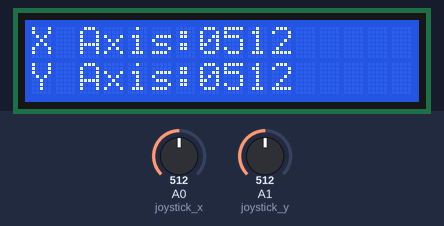
Bench run of a sketch on a simulated Arduino Uno, built with avr-gcc and run on an emulated ATmega328P. Shown: 16×2 character LCD. The test bench sets the inputs (shaded band); at power-on: A0 (joystick_x) = 512, A1 (joystick_y) = 512.

Above: at 1.2 s.
1.3 s: A0 (joystick_x) set to 716
At 2.6 s:
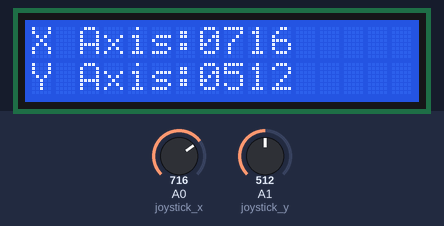
2.9 s: A1 (joystick_y) set to 716
At 4.0 s:
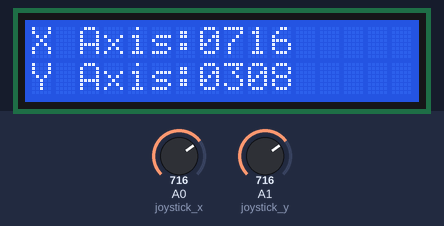
4.5 s: A0 (joystick_x) set to 900
At 5.2 s:
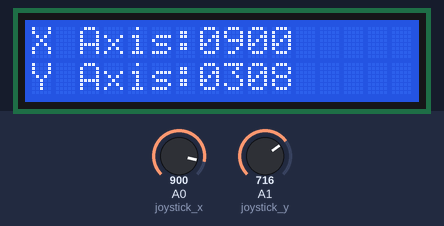
6.1 s: A1 (joystick_y) set to 900
At 7.4 s:
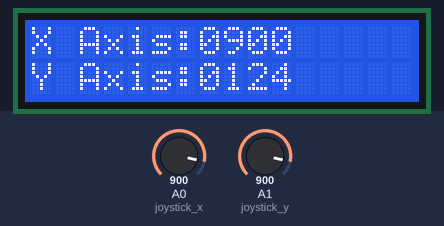
7.7 s: A0 (joystick_x) set to 1023
At 8.9 s:
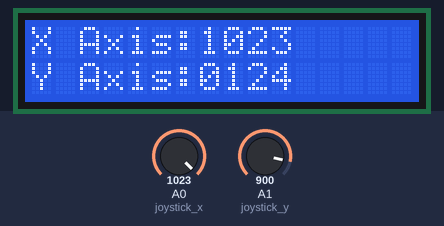
9.3 s: A1 (joystick_y) set to 1023
At 10.0 s:
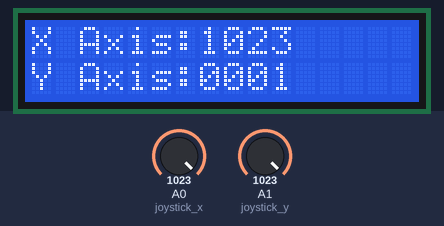
Timing chart, 0 to 11.9 s (numbered marks = the images above; inputs shaded):
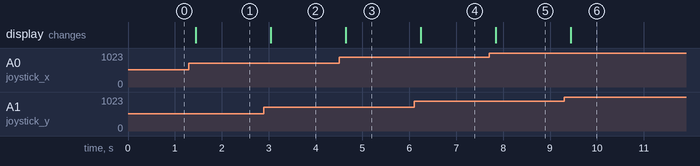

Measured:
- after the input at 1.3 s, the display: changes after 0.14 s (image 1)
- after the input at 2.9 s, the display: changes after 0.14 s (image 2)
- after the input at 4.5 s, the display: changes after 0.14 s (image 3)
- after the input at 6.1 s, the display: changes after 0.14 s (image 4)
- after the input at 7.7 s, the display: changes after 0.14 s (image 5)
- after the input at 9.3 s, the display: changes after 0.14 s (image 6)

The sketch:

joystick.ino
```cpp
#include <LiquidCrystal_I2C.h>  // LiquidCrystal_I2C 헤더파일 호출
LiquidCrystal_I2C lcd(0x27, 16, 2); // LCD의 address 주소 및 크기 입력

int joystick_x = 0;
int joystick_y = 1;

void Clcd_display(long data, long data2) // 텍스트 LCD 디스플레이 함수
{
  int j, k, l, m, j2, k2, l2, m2 = 0;
  j = (data % 10000) / 1000; //-------1000의자리
  k = (data % 1000) / 100; //-------100의자리
  l = (data % 100) / 10; //-------10의자리
  m = (data % 10);    //-------1의자리

  j2 = (data2 % 10000) / 1000; //-------1000의자리
  k2 = (data2 % 1000) / 100; //-------100의자리
  l2 = (data2 % 100) / 10; //-------10의자리
  m2 = (data2 % 10);    //-------1의자리


  lcd.setCursor(0, 0); // LCD 문자출력 시작(열,행)라인 설정
  lcd.print("X Axis:"); // 메시지 출력할 내용
  lcd.print(j);   //-------1000의자리
  lcd.print(k);   //-------100의자리
  lcd.print(l);   //-------10의자리
  lcd.print(m);   //-------1의자리

  lcd.setCursor(0, 1); // LCD 문자출력 시작(열,행)라인 설정
  lcd.print("Y Axis:"); // 메시지 출력할 내용
  lcd.print(j2);   //-------1000의자리
  lcd.print(k2);   //-------100의자리
  lcd.print(l2);   //-------10의자리
  lcd.print(m2);   //-------1의자리

}
void setup() // 초기화
{
  Serial.begin(9600);
  lcd.init();  // LCD 초기화
  lcd.backlight();  // LCD 백라이트 함수
}
/*
   조이스틱을 전, 후, 좌, 우 사용자가 이동하였을 경우 아두이노보드에서 이를 인지하여
   측정 된 X, Y축값을 텍스트LCD에 출력하도록 한다
*/
void loop() // 무한루프
{
  int x = analogRead(joystick_x);      // 조이스틱 X축의 아날로그 신호를 x에 저장
  int y = analogRead(joystick_y);      // 조이스틱 Y축의 아날로그 신호를 y에 저장
  Clcd_display(x, 1024 - y);
  delay(100);                                  // 100ms만큼 지연
}
```
